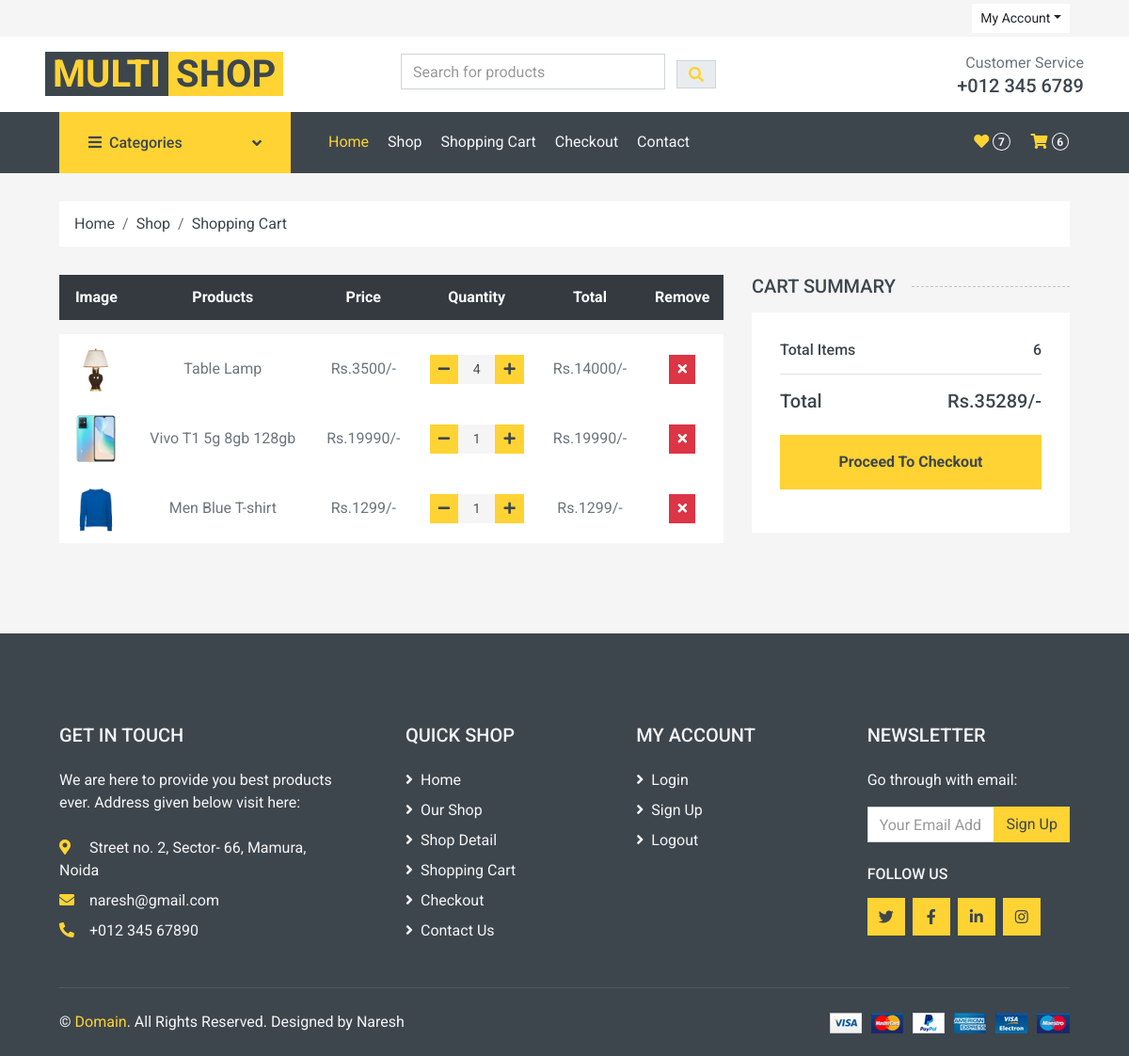
The app's page /cart (signed in) with its own data.
### Store_app/models.py (models this page shows, shortened)
class Wishlist(models.Model):
    customer = models.ForeignKey(Customer,on_delete=models.SET_NULL,null=True)
    date = models.DateTimeField(auto_now_add=True)
    @property
    def getWishListTotal(self):
        items = self.wishlistitem_set.all().count()
        return items

class Order(models.Model):
    customer = models.ForeignKey(
    Customer, on_delete=models.SET_NULL, null=True)
    date = models.DateTimeField(auto_now_add=True)
    complete = models.BooleanField(default=False)
    mode_of_payment = models.CharField(max_length=50)
    status = models.CharField(max_length=40)
    @property
    def getCartTotal(self):
        items = self.orderitem_set.all()
        totalPrice = sum(item.getItemTotal for item in items)
        return totalPrice
    @property
    def getTotalItems(self):
        items = self.orderitem_set.all()
        totalNumber = sum(item.quantity for item in items)
        return totalNumber

class OrderItem(models.Model):
    order = models.ForeignKey(Order, on_delete=models.SET_NULL, null=True)
    product = models.ForeignKey(Product, on_delete=models.SET_NULL, null=True)
    quantity = models.IntegerField(default=1)
    date = models.DateField(auto_now_add=True)
    @property
    def getItemTotal(self):
        return self.quantity*self.product.price

class Product(models.Model):
    name = models.CharField(max_length=40)
    category = models.ForeignKey(
        Category, on_delete=models.SET_NULL, null=True)
    image = models.ImageField(null=True, blank=True)
    digital = models.BooleanField()
    days_to_deliver = models.IntegerField()
    price = models.IntegerField(default=0)
    description = models.TextField(null=True)
    @property
    def imageURL(self):
        url = ""
        try:
            url = self.image.url
        except:
            url = ""
        return url

### Store_app/views.py (the view)
# urls.py: path('cart', views.cart, name='cart' ),
@login_required(login_url="/login")   # required double quote " " in login url not signle
def cart(request):
    user = request.user
    customer = Customer.objects.get(user=user)
    order,created = Order.objects.get_or_create(customer=customer, complete=False)
    orderItems = OrderItem.objects.filter(order=order)
    categories = Category.objects.all()
    my_wishlist = Wishlist.objects.get(customer=customer)
    context = {
        'order': order,
        'items' : orderItems,
        'categories':categories,
        'my_wishlist':my_wishlist,
    }
    return render(request,'cart.html',context)

### Store_app/models.py (called while the page is built)
    @property
    def cat_count(self):
        products = self.product_set.all()
        num = products.count()
        return num

### templates/cart.html (shortened to what this page needs)
{% extends 'base.html' %}
{% load static %}
{% block content %}
    <div class="container-fluid">
        <div class="row px-xl-5">
            <div class="col-lg-8 table-responsive mb-5">
                <table class="table table-light table-borderless table-hover text-center mb-0">
                    <thead class="thead-dark">
                        <tr>
                            <th>Image</th>
                            <th>Products</th>
                            <th>Price</th>
                            <th>Quantity</th>
                            <th>Total</th>
                            <th>Remove</th>
                        </tr>
                    </thead>
                    {% for item in items %}
                    <tbody class="align-middle">
                        <tr>
                            <td class="align-middle"><img src="{{ item.product.imageURL }}" alt="" style="width: 50px;"></td>
                            <td class="align-middle">{{ item.product.name }}</td>
                            <td class="align-middle">Rs.{{ item.product.price }}/-</td>
                            <td class="align-middle">
                                <div class="input-group quantity mx-auto" style="width: 100px;">
                                    <div class="input-group-btn">
                                        <a href="/quantitydown/{{item.id}}">
                                        <button class="btn btn-sm btn-primary btn-minus" >
                                        <i class="fa fa-minus"></i>
                                        </button>
                                    </a>
                                    </div>
                                    <input type="text" class="form-control form-control-sm bg-secondary border-0 text-center" value="{{ item.quantity }}">
                                    <div class="input-group-btn">
                                        <a href="/quantityup/{{item.id}}">
                                        <button class="btn btn-sm btn-primary btn-plus">
                                            <i class="fa fa-plus"></i>
                                        </button>
                                    </a>
                                    </div>
                                </div>
                            </td>
                            <td class="align-middle">Rs.{{ item.getItemTotal }}/-</td>
                            <td class="align-middle"><a href="/removeproduct/{{item.id}}"><button class="btn btn-sm btn-danger"><i class="fa fa-times"></i></button></a></td>
                        </tr>
                        {% endfor %}
                    </tbody>
                </table>
            </div>
            <div class="col-lg-4">
                <h5 class="section-title position-relative text-uppercase mb-3"><span class="bg-secondary pr-3">Cart Summary</span></h5>
                <div class="bg-light p-30 mb-5">
                    <div class="border-bottom pb-2">
                        <div class="d-flex justify-content-between">
                            <h6 class="font-weight-medium">Total Items</h6>
                            <h6 class="font-weight-medium">{{ order.getTotalItems }}</h6>
                        </div>
                    </div>
                    <div class="pt-2">
                        <div class="d-flex justify-content-between mt-2">
                            <h5>Total</h5>
                            <h5>Rs.{{ order.getCartTotal }}/-</h5>
                        </div>
                        <a href="/checkout"><button class="btn btn-block btn-primary font-weight-bold my-3 py-3">Proceed To Checkout</button></a>
                    </div>
                </div>
            </div>
        </div>
    </div>
</body>
</html>
{% endblock %}

### templates/base.html (shortened to what this page needs)
{% load static %}
<!DOCTYPE html>
<html lang="en">
<head>
</head>
<body>
    <div class="container-fluid">
        <div class="row bg-secondary py-1 px-xl-5">
            <div class="col-lg-6 d-none d-lg-block">
            </div>
            <div class="col-lg-6 text-center text-lg-right">
                <div class="d-inline-flex align-items-center">
                    <div class="btn-group ">
                        <button type="button" class="btn btn-sm btn-light dropdown-toggle" data-toggle="dropdown">My
                            Account</button>
                    </div>
                </div>
            </div>
        </div>
    </div>
    <div class="row align-items-center bg-light py-3 px-xl-5 d-none d-lg-flex">
        <div class="col-lg-4">
            <a href="/" class="text-decoration-none">
                <span class="h1 text-uppercase text-primary bg-dark px-2">Multi</span>
                <span class="h1 text-uppercase text-dark bg-primary px-2 ml-n1">Shop</span>
            </a>
        </div>
        <div class="col-lg-4 col-6 text-left">
            <form action="/shop/all" method="post">
                <div class="input-group">
                    <input type="text" class="form-control" placeholder="Search for products" name="product">
                    <div class="input-group-append">
                        <button type="submit" class="btn">
                        <span class="input-group-text  text-primary">
                            <i class="fa fa-search"></i>
                        </span>
                    </button>
                    </div>
                </div>
            </form>
        </div>
        <div class="col-lg-4 col-6 text-right">
            <p class="m-0">Customer Service</p>
            <h5 class="m-0">+012 345 6789</h5>
        </div>
    </div>
     <link href="https://cdnjs.cloudflare.com/ajax/libs/font-awesome/5.10.0/css/all.min.css" rel="stylesheet">
     <link href="{% static 'lib/animate/animate.min.css' %}" rel="stylesheet">
     <link href="{% static 'lib/owlcarousel/assets/owl.carousel.min.css' %}" rel="stylesheet">
     <link href="{% static 'css/style.css' %}" rel="stylesheet">
 </head>
 <body>
     <div class="container-fluid bg-dark mb-30">
         <div class="row px-xl-5">
             <div class="col-lg-3 d-none d-lg-block">
                 <a class="btn d-flex align-items-center justify-content-between bg-primary w-100" data-toggle="collapse" href="#navbar-vertical" style="height: 65px; padding: 0 30px;">
                     <h6 class="text-dark m-0"><i class="fa fa-bars mr-2"></i>Categories</h6>
                     <i class="fa fa-angle-down text-dark"></i>
                 </a>
             </div>
             <div class="col-lg-9">
                 <nav class="navbar navbar-expand-lg bg-dark navbar-dark py-3 py-lg-0 px-0">
                     <div class="collapse navbar-collapse justify-content-between" id="navbarCollapse">
                         <div class="navbar-nav mr-auto py-0">
                             <a href="/" class="nav-item nav-link active">Home</a>
                             <a href="/shop/all?page=1" class="nav-item nav-link">Shop</a>
                             <a href="/cart" class="nav-item nav-link">Shopping Cart</a>
                             <a href="/checkout" class="nav-item nav-link">Checkout</a>
                             <a href="/contact" class="nav-item nav-link">Contact</a>
                         </div>
                         <div class="navbar-nav ml-auto py-0 d-none d-lg-block">
                             <a href="/view_wishlist" class="btn px-0">
                                 <i class="fas fa-heart text-primary"></i>
                                 <span class="badge text-secondary border border-secondary rounded-circle" style="padding-bottom: 2px;">{{my_wishlist.getWishListTotal}}</span>
                             </a>
                             <a href="/cart" class="btn px-0 ml-3">
                                 <i class="fas fa-shopping-cart text-primary"></i>
                                 <span class="badge text-secondary border border-secondary rounded-circle" style="padding-bottom: 2px;">{{order.getTotalItems}}</span>
                             </a>
                         </div>
                     </div>
                 </nav>
             </div>
         </div>
     </div>
    <div class="container-fluid">
        <div class="row px-xl-5">
            <div class="col-12">
                <nav class="breadcrumb bg-light mb-30">
                    <a class="breadcrumb-item text-dark" href="/">Home</a>
                    <a class="breadcrumb-item text-dark" href="/shop">Shop</a>
                    <a class="breadcrumb-item text-dark" href="/cart">Shopping Cart</a>
                </nav>
            </div>
        </div>
    </div>
    {% block content %}
    {% endblock %}
    <div class="container-fluid bg-dark text-secondary mt-5 pt-5">
        <div class="row px-xl-5 pt-5">
            <div class="col-lg-4 col-md-12 mb-5 pr-3 pr-xl-5">
                <h5 class="text-secondary text-uppercase mb-4">Get In Touch</h5>
                <p class="mb-4">We are here to provide you best products ever. Address given below visit here:</p>
                <p class="mb-2"><i class="fa fa-map-marker-alt text-primary mr-3"></i> Street no. 2, Sector- 66, Mamura, Noida</p>
                <p class="mb-2"><i class="fa fa-envelope text-primary mr-3"></i>naresh@gmail.com</p>
                <p class="mb-0"><i class="fa fa-phone-alt text-primary mr-3"></i>+012 345 67890</p>
            </div>
            <div class="col-lg-8 col-md-12">
                <div class="row">
                    <div class="col-md-4 mb-5">
                        <h5 class="text-secondary text-uppercase mb-4">Quick Shop</h5>
                        <div class="d-flex flex-column justify-content-start">
                            <a class="text-secondary mb-2" href="/"><i class="fa fa-angle-right mr-2"></i>Home</a>
                            <a class="text-secondary mb-2" href="/shop"><i class="fa fa-angle-right mr-2"></i>Our
                                Shop</a>
                            <a class="text-secondary mb-2" href="/detail"><i class="fa fa-angle-right mr-2"></i>Shop
                                Detail</a>
                            <a class="text-secondary mb-2" href="/cart"><i class="fa fa-angle-right mr-2"></i>Shopping
                                Cart</a>
                            <a class="text-secondary mb-2" href="/checkout"><i
                                    class="fa fa-angle-right mr-2"></i>Checkout</a>
                            <a class="text-secondary" href="/contact"><i class="fa fa-angle-right mr-2"></i>Contact
                                Us</a>
                        </div>
                    </div>
                    <div class="col-md-4 mb-5">
                        <h5 class="text-secondary text-uppercase mb-4">My Account</h5>
                        <div class="d-flex flex-column justify-content-start">
                            <a class="text-secondary mb-2" href="/login"><i class="fa fa-angle-right mr-2"></i>Login</a>
                            <a class="text-secondary mb-2" href="/signup"><i class="fa fa-angle-right mr-2"></i>Sign Up</a>
                            <a class="text-secondary mb-2" href="/logout"><i class="fa fa-angle-right mr-2"></i>Logout</a>
                        </div>
                    </div>
                    <div class="col-md-4 mb-5">
                        <h5 class="text-secondary text-uppercase mb-4">Newsletter</h5>
                        <p>Go through with email:</p>
                        <form action="">
                            <div class="input-group">
                                <input type="text" class="form-control" placeholder="Your Email Address">
                                <div class="input-group-append">
                                    <button class="btn btn-primary">Sign Up</button>
                                </div>
                            </div>
                        </form>
                        <h6 class="text-secondary text-uppercase mt-4 mb-3">Follow Us</h6>
                        <div class="d-flex">
                            <a class="btn btn-primary btn-square mr-2" href="#"><i class="fab fa-twitter"></i></a>
                            <a class="btn btn-primary btn-square mr-2" href="#"><i class="fab fa-facebook-f"></i></a>
                            <a class="btn btn-primary btn-square mr-2" href="#"><i class="fab fa-linkedin-in"></i></a>
                            <a class="btn btn-primary btn-square" href="#"><i class="fab fa-instagram"></i></a>
                        </div>
                    </div>
                </div>
            </div>
        </div>
        <div class="row border-top mx-xl-5 py-4" style="border-color: rgba(256, 256, 256, .1) !important;">
            <div class="col-md-6 px-xl-0">
                <p class="mb-md-0 text-center text-md-left text-secondary">
                    &copy; <a class="text-primary" href="#">Domain</a>. All Rights Reserved. Designed
                    by Naresh
            </div>
            <div class="col-md-6 px-xl-0 text-center text-md-right">
                <img class="img-fluid" src="{% static 'img/payments.png' %}" alt="">
            </div>
        </div>
    </div>
</body>
</html>

### records on screen
Wishlist: getWishListTotal "7"
Order: getTotalItems "6", getCartTotal "35289"
OrderItem: product.imageURL (picture), product.name "Table Lamp", product.price "3500", quantity "4", getItemTotal "14000"
OrderItem: product.imageURL (picture), product.name "Vivo T1 5g 8gb 128gb", product.price "19990", quantity "1", getItemTotal "19990"
OrderItem: product.imageURL (picture), product.name "Men Blue T-shirt", product.price "1299", quantity "1", getItemTotal "1299"
